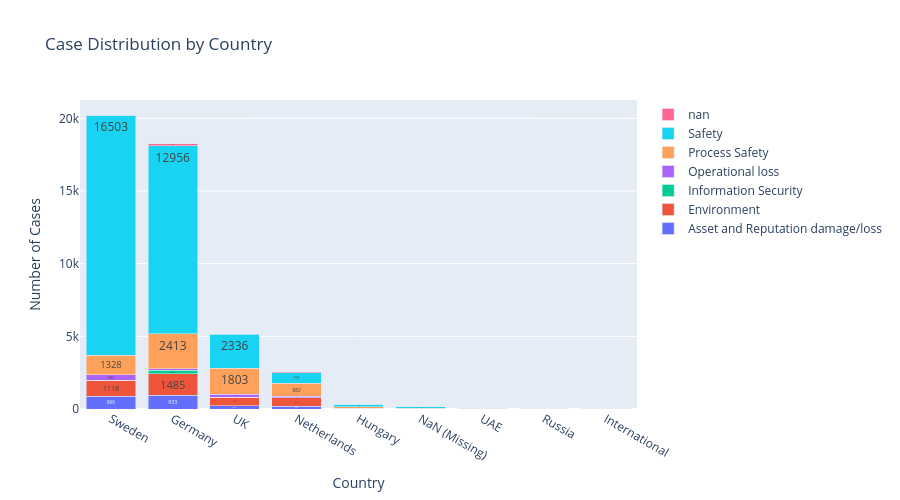

The cell this chart's notebook holds for it:
### Code cell
import plotly.graph_objects as go

# Prepare data for visualization
# Reset index to make SL_COUNTRY a column
plot_data = country_case_counts.reset_index()

# Create stacked bar chart
fig = go.Figure()

# Add bars for each case type
for case_type in country_case_counts.columns:
    if case_type != 'Total Cases':  # Skip the total column
        fig.add_trace(go.Bar(
            name=case_type,
            x=plot_data['SL_COUNTRY'],
            y=plot_data[case_type],
            text=plot_data[case_type],  # Show values on bars
            textposition='inside'
        ))

# Update layout for better visualization
fig.update_layout(
    barmode='stack',
    title='Case Distribution by Country',
    xaxis_title='Country',
    yaxis_title='Number of Cases',
    hovermode='x unified',
    height=500
)

fig.show()

### Figure 1 — Plotly figure (JSON) as saved in the notebook; plotly's stock layout.template omitted (floating-point values rounded to 4 significant figures)
{"data": [{"name": "Asset and Reputation damage/loss", "text": [866, 933, 207, 201, 26, 2, 2, 0, 0], "textposition": "inside", "type": "bar", "x": ["Sweden", "Germany", "UK", "Netherlands", "Hungary", "NaN (Missing)", "UAE", "Russia", "International"], "y": [866, 933, 207, 201, 26, 2, 2, 0, 0]}, {"name": "Environment", "text": [1118, 1485, 596, 568, 32, 9, 3, 0, 0], "textposition": "inside", "type": "bar", "x": ["Sweden", "Germany", "UK", "Netherlands", "Hungary", "NaN (Missing)", "UAE", "Russia", "International"], "y": [1118, 1485, 596, 568, 32, 9, 3, 0, 0]}, {"name": "Information Security", "text": [0, 243, 20, 17, 0, 1, 0, 0, 0], "textposition": "inside", "type": "bar", "x": ["Sweden", "Germany", "UK", "Netherlands", "Hungary", "NaN (Missing)", "UAE", "Russia", "International"], "y": [0, 243, 20, 17, 0, 1, 0, 0, 0]}, {"name": "Operational loss", "text": [382, 92, 192, 90, 0, 3, 0, 0, 0], "textposition": "inside", "type": "bar", "x": ["Sweden", "Germany", "UK", "Netherlands", "Hungary", "NaN (Missing)", "UAE", "Russia", "International"], "y": [382, 92, 192, 90, 0, 3, 0, 0, 0]}, {"name": "Process Safety", "text": [1328, 2413, 1803, 882, 88, 49, 36, 0, 4], "textposition": "inside", "type": "bar", "x": ["Sweden", "Germany", "UK", "Netherlands", "Hungary", "NaN (Missing)", "UAE", "Russia", "International"], "y": [1328, 2413, 1803, 882, 88, 49, 36, 0, 4]}, {"name": "Safety", "text": [16503, 12956, 2336, 739, 172, 75, 0, 10, 5], "textposition": "inside", "type": "bar", "x": ["Sweden", "Germany", "UK", "Netherlands", "Hungary", "NaN (Missing)", "UAE", "Russia", "International"], "y": [16503, 12956, 2336, 739, 172, 75, 0, 10, 5]}, {"name": "nan", "text": [0, 135, 35, 51, 10, 0, 0, 0, 0], "textposition": "inside", "type": "bar", "x": ["Sweden", "Germany", "UK", "Netherlands", "Hungary", "NaN (Missing)", "UAE", "Russia", "International"], "y": [0, 135, 35, 51, 10, 0, 0, 0, 0]}], "layout": {"barmode": "stack", "height": 500, "hovermode": "x unified", "title": {"text": "Case Distribution by Country"}, "xaxis": {"title": {"text": "Country"}}, "yaxis": {"title": {"text": "Number of Cases"}}}}
